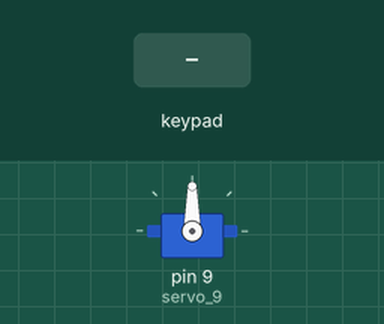
The sketch below on a simulated Arduino Uno, built with avr-gcc and run on an emulated ATmega328P. On the bench: servo. The test bench sets the inputs (shaded band). What the sketch prints to the serial monitor is not drawn.

Above: at 1.2 s.
1.3 s: key 'L' pressed
At 2.9 s:
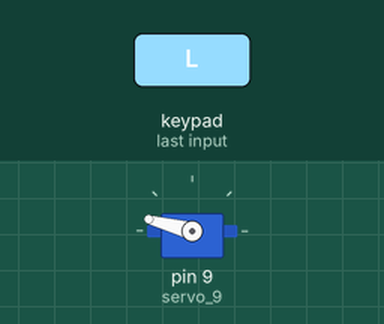
3.2 s: key 'R' pressed
At 3.36 s:
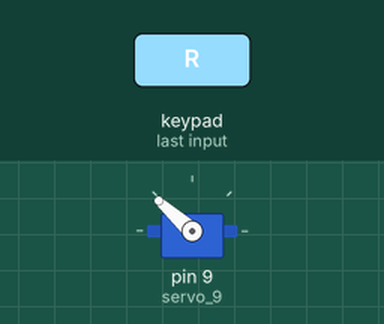
5.1 s: key 'R' pressed
At 6.7 s:
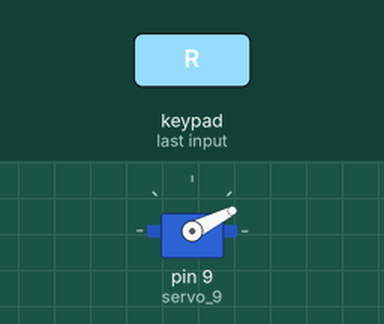
7.0 s: key 'R' pressed
At 8.3 s:
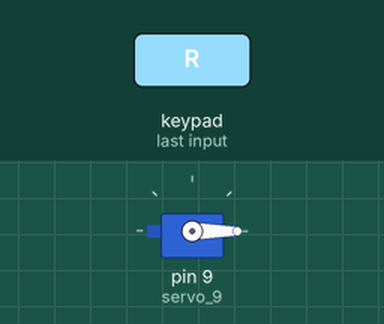
8.6 s: key 'L' pressed
At 9.8 s:
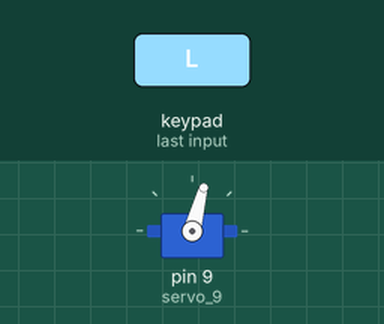
Timing chart, 0 to 11.5 s (numbered marks = the images above; inputs shaded):
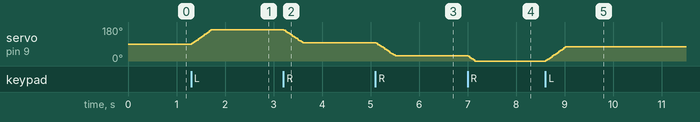

The sketch:

servo_1.ino
```cpp
#define CUSTOM_SETTINGS
#define INCLUDE_GAMEPAD_MODULE
#include <Dabble.h>
#include <Servo.h>

int pos = 90;
Servo servo_9;

void setup(){
  Serial.begin(9600);
  Dabble.begin(9600);
  servo_9.attach(9);
}

void loop(){
  Dabble.processInput();
  Serial.print("KeyPressed: ");
  if(GamePad.isLeftPressed()){
    Serial.print("LEFT");
    if(pos + 3 <= 180) pos += 3;
  }
  if(GamePad.isRightPressed()){
    Serial.print("RIGHT");
    if(pos - 3 >= 0) pos -= 3;
  }
  servo_9.write(pos);
  delay(10);
}
```

Measured:
- after the input at 1.3 s, servo on pin 9 (servo_9): moves from 90° to 165° over 0.40 s, starting at once
- after the input at 3.2 s, servo on pin 9 (servo_9): moves from 165° to 96° over 0.39 s, starting at once
- after the input at 5.1 s, servo on pin 9 (servo_9): moves from 96° to 27° over 0.39 s, starting at once
- after the input at 7.0 s, servo on pin 9 (servo_9): 27° → 0° at once
- after the input at 8.6 s, servo on pin 9 (servo_9): moves from 0° to 75° over 0.40 s, starting at once
